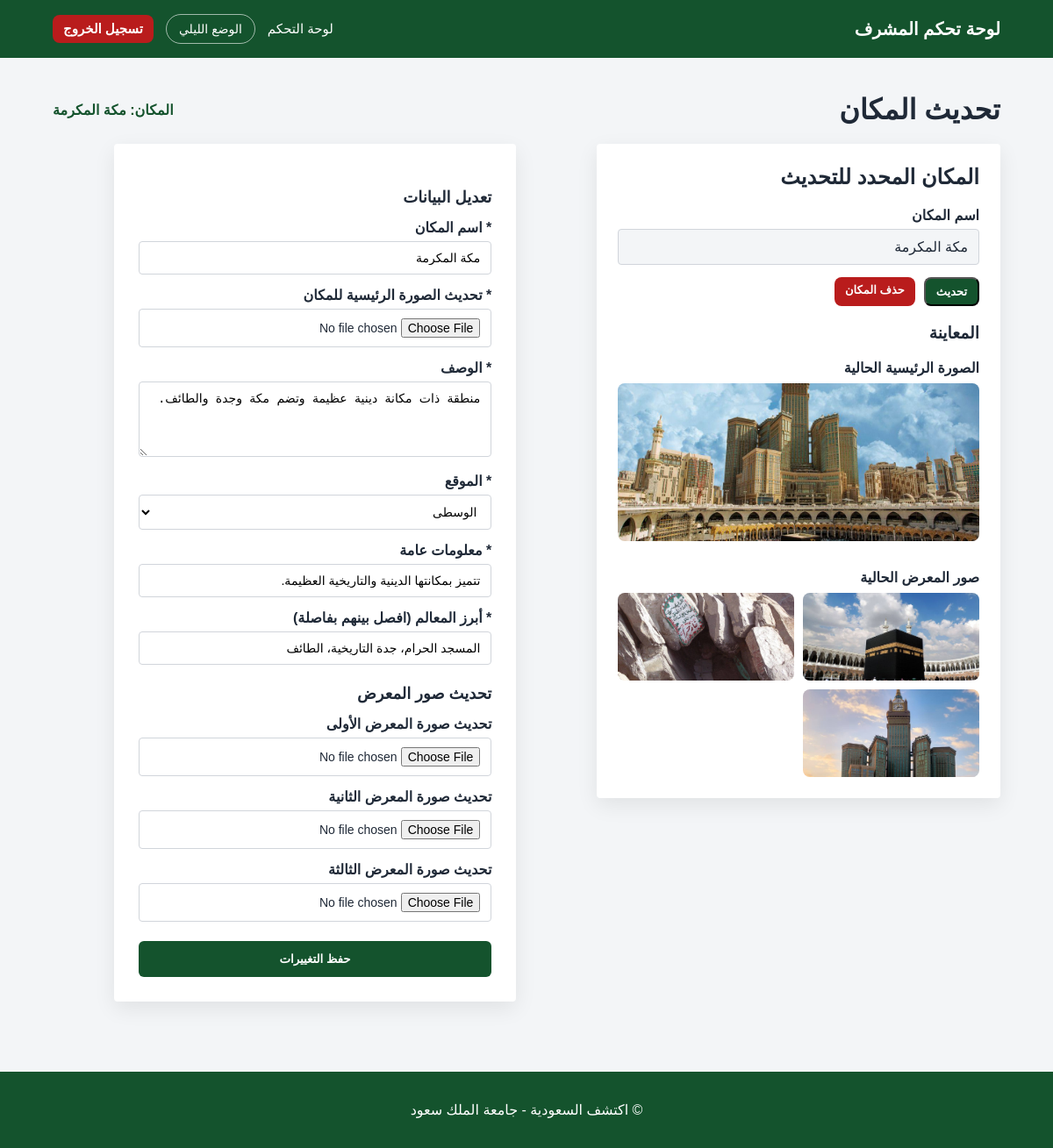
The app's page /admin/update.php?id=2 (signed in) with its own data.
### tables this page shows
CREATE TABLE `regions` (
  `id` int(11) NOT NULL,
  `name` varchar(100) NOT NULL,
  `category` varchar(50) NOT NULL,
  `description` text NOT NULL,
  `info` text DEFAULT NULL,
  `landmarks` text DEFAULT NULL,
  `hero_image` varchar(255) DEFAULT NULL,
  `gallery_image1` varchar(255) DEFAULT NULL,
  `gallery_image2` varchar(255) DEFAULT NULL,
  `gallery_image3` varchar(255) DEFAULT NULL
);

### admin/update.php (the view, shortened to what this page needs)
<?php
require_once '../database.php';
$id = (int)$_GET["id"];
$stmt = $conn->prepare("SELECT * FROM regions WHERE id = ?");
$stmt->bind_param("i", $id);
$stmt->execute();
$result = $stmt->get_result();
$data = $result->fetch_assoc();
?>
<!DOCTYPE html>
<html lang="ar" dir="rtl">
<head>
    <link rel="stylesheet" href="../style.css">
</head>
<body>
<header class="site-header">
    <div class="container nav-container">
        <div class="logo">لوحة تحكم المشرف</div>
        <nav class="main-nav">
            <a href="dashboard.php">لوحة التحكم</a>
            <button id="modeToggle" class="mode-btn" type="button">الوضع الليلي</button>
            <a href="login.php" class="logout-btn">تسجيل الخروج</a>
        </nav>
    </div>
</header>
<main class="admin-page">
    <div class="container">
        <div class="edit-top-row">
            <h1>تحديث المكان</h1>
            <p>المكان: <?php echo $data["name"]; ?></p>
        </div>
        <div class="edit-layout">
            <div class="edit-preview-card">
                <h2>المكان المحدد للتحديث</h2>
                <label>اسم المكان</label>
                <div class="readonly-box"><?php echo $data["name"]; ?></div>
                <div class="preview-actions">
                    <button type="submit" form="editForm" name="action" value="preview" class="edit-btn">تحديث</button>
                    <a href="delete.php?id=<?php echo $id; ?>"
                       class="delete-btn"
                       onclick="return confirm('هل أنت متأكد من حذف هذا المكان؟');">
                      حذف المكان
                    </a>
                </div>
                <h3>المعاينة</h3>
                <p class="preview-title">الصورة الرئيسية الحالية</p>
                <img class="preview-main-img" src="../<?php echo $data["hero_image"]; ?>" alt="<?php echo $data["name"]; ?>">
                <p class="preview-title">صور المعرض الحالية</p>
                <div class="preview-gallery">
                    <?php if (!empty($data["gallery_image1"])) { ?>
                        <img src="../<?php echo $data["gallery_image1"]; ?>" alt="صورة المعرض الأولى">
                    <?php } ?>
                    <?php if (!empty($data["gallery_image2"])) { ?>
                        <img src="../<?php echo $data["gallery_image2"]; ?>" alt="صورة المعرض الثانية">
                    <?php } ?>
                    <?php if (!empty($data["gallery_image3"])) { ?>
                        <img src="../<?php echo $data["gallery_image3"]; ?>" alt="صورة المعرض الثالثة">
                    <?php } ?>
                </div>
            </div>
            <div class="admin-form-card">
                <h2>تعديل البيانات</h2>
                <form id="editForm" method="POST" enctype="multipart/form-data">
                    <label>* اسم المكان</label>
                    <input type="text" name="name" value="<?php echo $data["name"]; ?>" required>
                    <label>* تحديث الصورة الرئيسية للمكان</label>
                    <input type="file" name="hero_image">
                    <label>* الوصف</label>
                    <textarea name="description" rows="4" required><?php echo $data["description"]; ?></textarea>
                    <label>* الموقع</label>
                    <select name="category" required>
                        <option value="central" <?php if ($data["category"] == "central") echo "selected"; ?>>الوسطى</option>
                    </select>
                    <label>* معلومات عامة</label>
                    <input type="text" name="info" value="<?php echo $data["info"]; ?>">
                    <label>* أبرز المعالم (افصل بينهم بفاصلة)</label>
                    <input type="text" name="landmarks" value="<?php echo $data["landmarks"]; ?>">
                    <h2>تحديث صور المعرض</h2>
                    <label>تحديث صورة المعرض الأولى</label>
                    <input type="file" name="gallery_image1">
                    <label>تحديث صورة المعرض الثانية</label>
                    <input type="file" name="gallery_image2">
                    <label>تحديث صورة المعرض الثالثة</label>
                    <input type="file" name="gallery_image3">
                    <button type="submit" name="action" value="save" class="admin-submit-btn">حفظ التغييرات</button>
                </form>
            </div>
        </div>
    </div>
</main>
<footer class="site-footer">
    <p>© اكتشف السعودية - جامعة الملك سعود</p>
</footer>
</body>
</html>

### style.css (style rules this page uses)
* { box-sizing: border-box; }
body { margin: 0; font-family: Arial, sans-serif; background-color: #f3f5f7; color: #1f2937; direction: rtl; transition: background-color 0.3s, color 0.3s; }
.container { width: 90%; max-width: 1100px; margin: auto; }
.site-header { background: #14532d; color: white; padding: 16px 0; box-shadow: 0 2px 8px rgba(0, 0, 0, 0.08); }
.nav-container { display: flex; justify-content: space-between; align-items: center; gap: 20px; flex-wrap: wrap; }
.logo { font-size: 20px; font-weight: bold; }
.main-nav { display: flex; align-items: center; gap: 14px; flex-wrap: wrap; }
.main-nav a { color: white; text-decoration: none; font-size: 15px; }
.mode-btn { background: transparent; color: white; border: 1px solid rgba(255, 255, 255, 0.6); padding: 8px 14px; border-radius: 999px; cursor: pointer; font-size: 14px; }
.site-footer { text-align: center; padding: 18px; background: #14532d; color: white; margin-top: 40px; }
.admin-page { min-height: calc(100vh - 120px); padding: 40px 0; background: #f3f5f7; }
.edit-btn, .delete-btn, .logout-btn { color: white; padding: 7px 12px; border-radius: 8px; text-decoration: none; font-size: 13px; font-weight: bold; }
.edit-btn { background: #14532d; }
.delete-btn, .logout-btn { background: #b91c1c; }
.admin-form-card { background: white; max-width: 620px; margin: 0 auto; padding: 28px; border-radius: 4px; box-shadow: 0 8px 25px rgba(0, 0, 0, 0.08); }
.admin-form-card h2 { margin-top: 22px; margin-bottom: 14px; color: #1f2937; font-size: 18px; }
.admin-form-card label { display: block; margin: 14px 0 6px; color: #1f2937; font-weight: bold; }
.admin-form-card input, .admin-form-card select, .admin-form-card textarea { width: 100%; padding: 10px 12px; border: 1px solid #d1d5db; border-radius: 4px; font-size: 14px; background: white; }
.admin-form-card textarea { resize: vertical; }
.admin-submit-btn { width: 100%; margin-top: 22px; padding: 13px; background: #14532d; color: white; border: none; border-radius: 6px; font-weight: bold; cursor: pointer; }
.edit-top-row { display: flex; justify-content: space-between; align-items: center; margin-bottom: 20px; }
.edit-top-row h1 { margin: 0; color: #1f2937; }
.edit-top-row p { margin: 0; color: #14532d; font-weight: bold; }
.edit-layout { display: grid; grid-template-columns: 1fr 1.3fr; gap: 22px; align-items: start; }
.edit-preview-card { background: white; padding: 24px; border-radius: 4px; box-shadow: 0 8px 25px rgba(0, 0, 0, 0.08); }
.edit-preview-card h2, .edit-preview-card h3 { margin-top: 0; color: #1f2937; }
.edit-preview-card label { display: block; margin-bottom: 6px; font-weight: bold; }
.readonly-box { background: #f3f5f7; border: 1px solid #d1d5db; padding: 10px 12px; border-radius: 4px; margin-bottom: 14px; }
.preview-actions { display: flex; gap: 10px; margin-bottom: 20px; }
.preview-title { font-weight: bold; color: #1f2937; margin: 14px 0 8px; }
.preview-main-img { width: 100%; max-height: 180px; object-fit: cover; border-radius: 8px; margin-bottom: 14px; }
.preview-gallery { display: grid; grid-template-columns: repeat(2, 1fr); gap: 10px; }
.preview-gallery img { width: 100%; height: 100px; object-fit: cover; border-radius: 8px; }

### records on screen
regions: name "مكة المكرمة", hero_image (picture), gallery_image1 (picture), gallery_image2 (picture), gallery_image3 (picture), description "منطقة ذات مكانة دينية عظيمة وتضم مكة وجدة والطائف.", info "تتميز بمكانتها الدينية والتاريخية العظيمة.", landmarks "المسجد الحرام، جدة التاريخية، الطائف"
